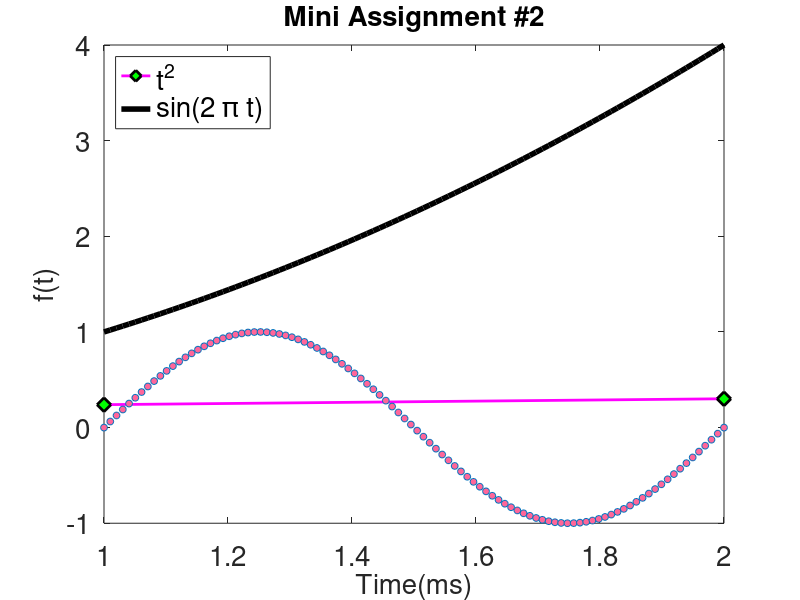

This figure's MATLAB source:
%%  Graphical Objects

x = linspace(0, 2*pi, 1000);
y = sin(x);
plot(x, y);
set(gcf, 'Color', [1, 1, 1]);

%%  Handle

x = linspace(0, 2*pi, 1000);
y = sin(x);
plot(x, y);
h = plot(x, y);

set(gca, 'XLim', [0, 2*pi]);
set(gca, 'YLim', [-1.2, 1.2]);
set(gca, 'Fontsize', 25);
% set(gca, 'XTick', 0:pi/2:2*pi);
% set(gca, 'XTickLabel', 0:90:360);
set(gca, 'FontName', 'symbol');
set(gca, 'XTickLabel', {'0', 'pi/2', 'pi', '3pi2', '2pi'});
get(h);   
% get(gca); % axis
% get(gcf); % figure
set(h, 'LineStyle', '-.', 'LineWidth', 7.0, 'Color' , 'g');

%%  Marker Specification

x = rand(20, 1);
set(gca, 'Fontsize', 18);
plot(x, '-md', 'LineWidth', 2, 'MarkerEdgecolor', 'k',...
    'MarkerFaceColor', 'g', 'MarkerSize', 10);
xlim = ([1, 20]);

%%  Mini Assignment #2

t = linspace(1, 2);
f = t.^2;
g = sin(2*pi.*t);

%   用以描繪多條函數
hold on
plot(t, f, 'k', 'LineWidth', 4.0);
plot(t, g, 'o', 'MarkerFaceColor', [1, 0.4, 0.6], 'MarkerSize', 5);
hold off

%   Axis
set(gca, 'XLim', [1.0, 2.0]);
set(gca, 'YLim', [-1.0, 4.0]);
set(gca, 'Fontsize', 20);

%   Label & Title
xlabel('Time(ms)', 'Fontsize', 20); 
ylabel('f(t)', 'Fontsize', 20);
title('Mini Assignment #2', 'Fontsize', 20);

%   Legend
legend('t^2', 'sin(2 \pi t)','Location','northwest', 'Fontsize', 20);